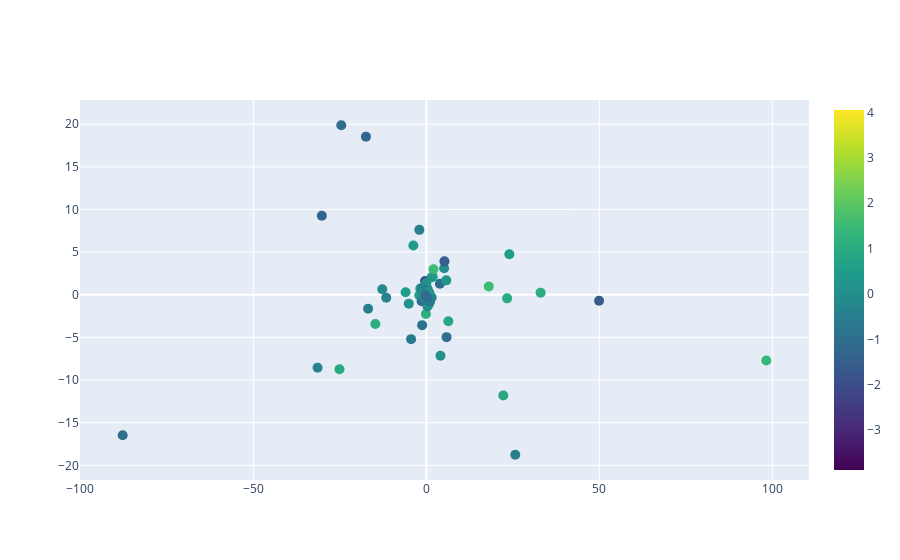

Source (notebook cell):
### Code cell
import plotly.graph_objects as go
import numpy as np

fig = go.Figure(data=go.Scatter(
    y = two_dimensional_songs['Y'],
    x = two_dimensional_songs['X'],
    text = two_dimensional_songs['artista']+ "_"+two_dimensional_songs['cancion'] ,
    mode='markers',
    marker=dict(
        size= 10,#'7',
        color = np.random.randn(5717), #set color equal to a variable
        colorscale='Viridis',
        showscale=True
    )
))

fig.show()

### Figure 1 — Plotly figure (JSON) as saved in the notebook; plotly's stock layout.template omitted (floating-point values rounded to 4 significant figures; data arrays with more than 128 entries replaced by an {"elided": "..."} marker saying what was removed)
{"data": [{"marker": {"color": {"elided": "5717 float values"}, "colorscale": [[0, "#440154"], [0.1111, "#482878"], [0.2222, "#3e4989"], [0.3333, "#31688e"], [0.4444, "#26828e"], [0.5556, "#1f9e89"], [0.6667, "#35b779"], [0.7778, "#6ece58"], [0.8889, "#b5de2b"], [1, "#fde725"]], "showscale": true, "size": 10}, "mode": "markers", "text": {"elided": "932 str values"}, "type": "scatter", "x": {"elided": "932 float values"}, "y": {"elided": "932 float values"}}], "layout": {}}
